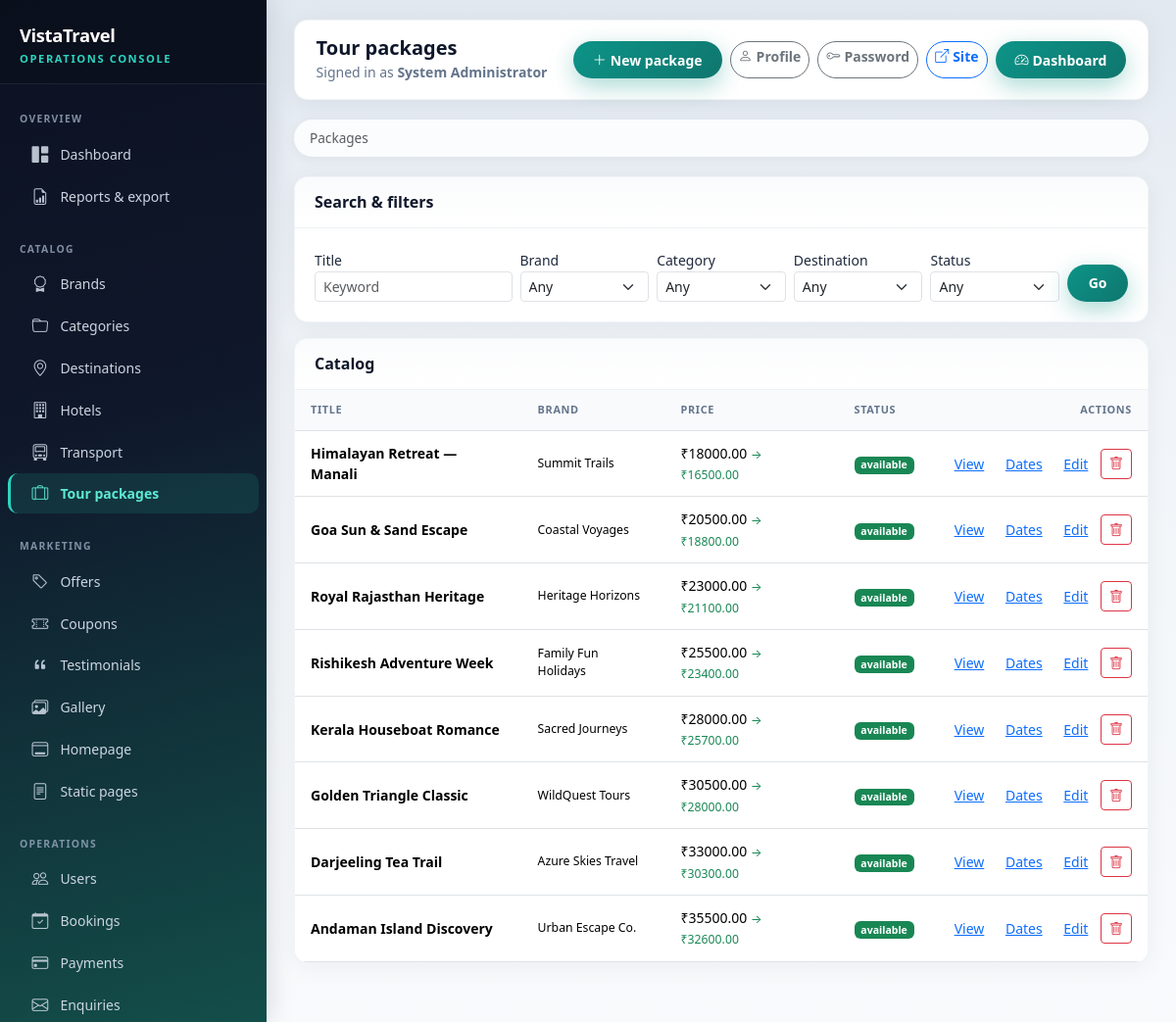
The app's page /admin/packages (signed in) with its own data.
### app/models.py (models this page shows)
class TourPackage(db.Model):
    __tablename__ = "tour_packages"
    id = db.Column(db.Integer, primary_key=True)
    title = db.Column(db.String(200), nullable=False, index=True)
    brand_id = db.Column(db.Integer, db.ForeignKey("brands.id"), nullable=False)
    category_id = db.Column(db.Integer, db.ForeignKey("categories.id"), nullable=False)
    destination_id = db.Column(db.Integer, db.ForeignKey("destinations.id"), nullable=False)
    hotel_id = db.Column(db.Integer, db.ForeignKey("hotels.id"))
    transport_id = db.Column(db.Integer, db.ForeignKey("transports.id"))
    price = db.Column(db.Numeric(12, 2), nullable=False)
    discount_price = db.Column(db.Numeric(12, 2))
    duration_days = db.Column(db.Integer, default=1)
    duration_nights = db.Column(db.Integer, default=0)
    max_persons = db.Column(db.Integer, default=10)
    start_point = db.Column(db.String(255))
    end_point = db.Column(db.String(255))
    hotel_details_text = db.Column(db.Text)
    meal_details = db.Column(db.Text)
    transport_details_text = db.Column(db.Text)
    itinerary_json = db.Column(db.Text)
    inclusions = db.Column(db.Text)
    exclusions = db.Column(db.Text)
    terms = db.Column(db.Text)
    main_image = db.Column(db.String(255))
    status = db.Column(db.String(20), default="available")
    is_featured = db.Column(db.Boolean, default=False)
    created_at = db.Column(db.DateTime, default=utcnow)
    updated_at = db.Column(db.DateTime, default=utcnow, onupdate=utcnow)
    images = db.relationship(
        "PackageImage", backref="package", lazy="dynamic", cascade="all, delete-orphan"
    )
    dates = db.relationship(
        "PackageDate", backref="package", lazy="dynamic", cascade="all, delete-orphan"
    )

class Brand(db.Model):
    __tablename__ = "brands"
    id = db.Column(db.Integer, primary_key=True)
    name = db.Column(db.String(120), nullable=False, index=True)
    logo = db.Column(db.String(255))
    description = db.Column(db.Text)
    is_active = db.Column(db.Boolean, default=True)
    created_at = db.Column(db.DateTime, default=utcnow)
    updated_at = db.Column(db.DateTime, default=utcnow, onupdate=utcnow)
    packages = db.relationship("TourPackage", backref="brand", lazy="dynamic")

### app/admin_routes.py (the view)
@admin_bp.route("/packages")
@admin_required
def packages():
    q = TourPackage.query
    if request.args.get("q"):
        q = q.filter(TourPackage.title.ilike(f"%{request.args['q']}%"))
    for key, field in [
        ("brand_id", TourPackage.brand_id),
        ("category_id", TourPackage.category_id),
        ("destination_id", TourPackage.destination_id),
    ]:
        v = request.args.get(key, type=int)
        if v:
            q = q.filter(field == v)
    if request.args.get("status"):
        q = q.filter(TourPackage.status == request.args["status"])
    items = q.order_by(TourPackage.created_at.desc()).all()
    brands = Brand.query.all()
    cats = Category.query.all()
    dests = Destination.query.all()
    return render_template(
        "admin/packages_list.html",
        items=items,
        brands=brands,
        categories=cats,
        destinations=dests,
    )

### app/templates/admin/packages_list.html (shortened to what this page needs)
{% extends 'base_admin.html' %}
{% from '_admin_macros.html' import btn_delete %}
{% block page_title %}Tour packages{% endblock %}
{% block admin_toolbar %}
  <a class="btn btn-sm btn-tt-primary rounded-pill" href="{{ url_for('admin.package_form') }}"><i class="bi bi-plus-lg me-1"></i>New package</a>
{% endblock %}
{% block admin_breadcrumbs %}
<nav class="admin-breadcrumb"><ol class="breadcrumb mb-0">
  <li class="breadcrumb-item active">Packages</li>
</ol></nav>
{% endblock %}
{% block content %}
<div class="admin-card mb-3">
  <div class="admin-card-header"><h2 class="h6 mb-0">Search &amp; filters</h2></div>
  <div class="admin-card-body">
    <form class="row g-2 align-items-end" method="get">
      <div class="col-md-3"><label class="form-label small mb-0">Title</label><input class="form-control form-control-sm" name="q" value="{{ request.args.get('q','') }}" placeholder="Keyword"></div>
      <div class="col-md-2"><label class="form-label small mb-0">Brand</label><select class="form-select form-select-sm" name="brand_id"><option value="">Any</option></select></div>
      <div class="col-md-2"><label class="form-label small mb-0">Category</label><select class="form-select form-select-sm" name="category_id"><option value="">Any</option></select></div>
      <div class="col-md-2"><label class="form-label small mb-0">Destination</label><select class="form-select form-select-sm" name="destination_id"><option value="">Any</option></select></div>
      <div class="col-md-2"><label class="form-label small mb-0">Status</label><select class="form-select form-select-sm" name="status"><option value="">Any</option></select></div>
      <div class="col-md-1"><button type="submit" class="btn btn-tt-primary btn-sm w-100 rounded-pill">Go</button></div>
    </form>
  </div>
</div>
<div class="admin-card">
  <div class="admin-card-header"><h2 class="h6 mb-0">Catalog</h2></div>
  <div class="admin-card-body p-0">
    <div class="table-responsive">
      <table class="table admin-table mb-0 align-middle">
        <thead><tr><th>Title</th><th>Brand</th><th>Price</th><th>Status</th><th class="text-end">Actions</th></tr></thead>
        <tbody>
          {% for p in items %}
            <tr>
              <td class="fw-semibold">{{ p.title }}</td>
              <td class="small">{{ p.brand.name if p.brand else '—' }}</td>
              <td>₹{{ p.price }}{% if p.discount_price %} <span class="text-success small">→ ₹{{ p.discount_price }}</span>{% endif %}</td>
              <td><span class="badge {% if p.status=='available' %}text-bg-success{% else %}text-bg-secondary{% endif %}">{{ p.status }}</span></td>
              <td class="text-end text-nowrap">
                <a class="btn btn-sm btn-link py-0" href="{{ url_for('admin.package_detail_admin', pid=p.id) }}">View</a>
                <a class="btn btn-sm btn-link py-0" href="{{ url_for('admin.package_dates', pid=p.id) }}">Dates</a>
                <a class="btn btn-sm btn-link py-0" href="{{ url_for('admin.package_form', pid=p.id) }}">Edit</a>
                {{ btn_delete(url_for('admin.package_delete', pid=p.id), 'Delete this package?') }}
              </td>
            </tr>
          {% else %}
            <tr><td colspan="5" class="text-center text-admin-muted py-4">No packages.</td></tr>
          {% endfor %}
        </tbody>
      </table>
    </div>
  </div>
</div>
{% endblock %}

### app/templates/_admin_macros.html (shortened to what this page needs)
{% macro btn_delete(action, confirm='Delete this record?') -%}
<form method="post" action="{{ action }}" class="d-inline" onsubmit="return confirm('{{ confirm }}');">
  <button type="submit" class="btn btn-sm btn-outline-danger"><i class="bi bi-trash"></i></button>
</form>
{%- endmacro %}

### app/static/css/theme.css (style rules this page uses)
:root { --tt-teal: #0d9488; --tt-teal-dark: #0f766e; --tt-navy: #0f172a; --tt-sand: #f8fafc; --tt-accent: #f59e0b; --tt-mint: #5eead4; --tt-radius: 12px; --tt-shadow: 0 12px 40px rgba(15, 23, 42, 0.08); --tt-shadow-sm: 0 4px 20px rgba(15, 23, 42, 0.06); --admin-sidebar-w: 272px; --admin-accent: #2dd4bf; --admin-heading: #0f172a; --admin-muted: #64748b; }
body { font-family: "Segoe UI", system-ui, -apple-system, Roboto, "Helvetica Neue", Arial, sans-serif; color: #1e293b; background: linear-gradient(180deg, #f1f5f9 0%, var(--tt-sand) 32%, #e2e8f0 100%); background-attachment: fixed; min-height: 100vh; }
.btn-tt-primary { background: linear-gradient(135deg, var(--tt-teal), var(--tt-teal-dark)); border: none; color: #fff; font-weight: 600; padding: 0.55rem 1.25rem; border-radius: 999px; box-shadow: 0 8px 24px rgba(13, 148, 136, 0.35); }
.admin-shell { min-height: 100vh; background: linear-gradient(180deg, #e2e8f0 0%, #f1f5f9 40%, #f8fafc 100%); }
.admin-breadcrumb { margin-bottom: 1.25rem; }
.admin-breadcrumb .breadcrumb { background: rgba(255, 255, 255, 0.85); padding: 0.55rem 1rem; border-radius: 999px; margin-bottom: 0; box-shadow: 0 2px 12px rgba(15, 23, 42, 0.05); font-size: 0.85rem; }
.admin-card { background: #fff; border-radius: 14px; border: 1px solid rgba(148, 163, 184, 0.12); box-shadow: 0 4px 24px rgba(15, 23, 42, 0.05); overflow: hidden; margin-bottom: 1.25rem; }
.admin-card-header { padding: 1rem 1.25rem; border-bottom: 1px solid rgba(148, 163, 184, 0.12); display: flex; align-items: center; justify-content: space-between; flex-wrap: wrap; gap: 0.75rem; background: linear-gradient(180deg, #fafbfc 0%, #fff 100%); }
.admin-card-header h2, .admin-card-header h3 { margin: 0; font-size: 1rem; font-weight: 700; color: var(--admin-heading); }
.admin-card-body { padding: 1.25rem; }
.admin-table { font-size: 0.875rem; margin-bottom: 0; }
.admin-table thead th { font-size: 0.68rem; text-transform: uppercase; letter-spacing: 0.06em; color: var(--admin-muted); font-weight: 800; border-bottom-width: 1px; background: #f8fafc; white-space: nowrap; padding: 0.75rem 1rem; }
.admin-table tbody td { padding: 0.75rem 1rem; vertical-align: middle; }
.admin-actions .btn { border-radius: 10px; font-weight: 600; }

### records on screen
TourPackage: title "Himalayan Retreat — Manali", brand "Summit Trails", price "18000.00", discount_price "16500.00", status "available"
TourPackage: title "Goa Sun & Sand Escape", brand "Coastal Voyages", price "20500.00", discount_price "18800.00", status "available"
TourPackage: title "Royal Rajasthan Heritage", brand "Heritage Horizons", price "23000.00", discount_price "21100.00", status "available"
TourPackage: title "Rishikesh Adventure Week", brand "Family Fun Holidays", price "25500.00", discount_price "23400.00", status "available"
TourPackage: title "Kerala Houseboat Romance", brand "Sacred Journeys", price "28000.00", discount_price "25700.00", status "available"
TourPackage: title "Golden Triangle Classic", brand "WildQuest Tours", price "30500.00", discount_price "28000.00", status "available"
TourPackage: title "Darjeeling Tea Trail", brand "Azure Skies Travel", price "33000.00", discount_price "30300.00", status "available"
TourPackage: title "Andaman Island Discovery", brand "Urban Escape Co.", price "35500.00", discount_price "32600.00", status "available"

### other values on screen
{{ session.admin_name or 'Administrator' }} "System Administrator"
